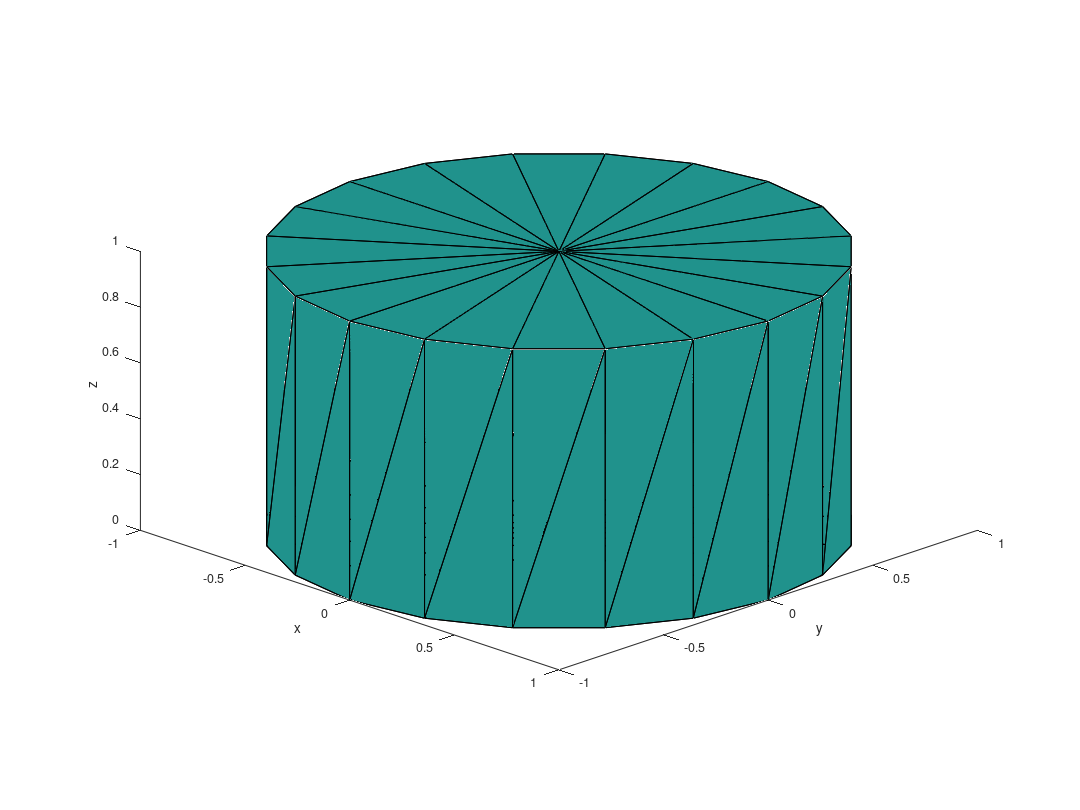

The MATLAB script that drew this image:
% Skript fuer die Visualisierung eines diskretisierten Zylinders.
%
%   Eingabe
%   nd          Anzahl Dreiecksflaechen je Deckel
%   h           Hoehe des Zylinders
%   r           Radius des Zylinders
%
%   Rueckgabe
%   figure(1)   Plot Zylinder (wird abgespeichert in cyl.pdf)

% Parameter setzen
nd=20;
h=1;
r=1;

% Berechnung von delta phi
dphi=2*pi/nd;

% Bestimmung der Arrays fuer die X, Y, Z Koordinate, 
% jeweils 3 Zeilen (Punkt 1, 2, 3 des Dreiecks) 
% und nd Spalten (Anzahl der Dreiecke)
% und das fuer die vier Dreiecke Deckel, Boden, Mantel 1, Mantel 2
XDeckel = zeros(3, nd);
YDeckel = zeros(3, nd);
ZDeckel = zeros(3, nd);
XBoden = zeros(3, nd);
YBoden = zeros(3, nd);
ZBoden = zeros(3, nd);
XMantel1 = zeros(3, nd);
YMantel1 = zeros(3, nd);
ZMantel1 = zeros(3, nd);
XMantel2 = zeros(3, nd);
YMantel2 = zeros(3, nd);
ZMantel2 = zeros(3, nd);

for i=1:nd
    % Eintrag i in XDeckel, YDeckel, ZDeckel
    XDeckel(1:3,i)=[0; r*cos(i*dphi); r*cos(i*dphi+dphi);];
    YDeckel(1:3,i)=[0; r*sin(i*dphi); r*sin(i*dphi+dphi);];
    ZDeckel(1:3,i)=[h; h; h;];
    % Eintrag i in XBoden, YBoden, ZBoden
    XBoden(1:3,i)=[0; r*cos(i*dphi); r*cos(i*dphi+dphi);];
    YBoden(1:3,i)=[0; r*sin(i*dphi); r*sin(i*dphi+dphi);];
    ZBoden(1:3,i)=[0; 0; 0;];
    % Eintrag i in XMantel1, YMantel1, ZMantel1 
    XMantel1(1:3,i)=[XBoden(2,i); XBoden(3,i); XBoden(3,i);];
    YMantel1(1:3,i)=[YBoden(2,i); YBoden(3,i); YBoden(3,i);];
    ZMantel1(1:3,i)=[ZBoden(2,i); ZBoden(3,i); ZDeckel(3,i);];
    % Eintrag i in XMantel2, YMantel2, ZMantel2
    XMantel2(1:3,i)=[XBoden(2,i); XBoden(2,i); XBoden(3,i);];
    YMantel2(1:3,i)=[YBoden(2,i); YBoden(2,i); YBoden(3,i);];
    ZMantel2(1:3,i)=[ZBoden(2,i); ZDeckel(2,i); ZDeckel(3,i);];
    
end

% Plotten und Speichern der Dreiecke mithilfe von Patch
figure(1)

patch(XBoden,YBoden,ZBoden,zeros(3,nd));
patch(XDeckel,YDeckel,ZDeckel,zeros(3,nd));
patch(XMantel1,YMantel1,ZMantel1,zeros(3,nd));
patch(XMantel2,YMantel2,ZMantel2,zeros(3,nd));

view([1,-1,0.5])    
xlabel('x')
ylabel('y')
zlabel('z')
set(1,'papersize',[12,9])
set(1,'paperposition',[0,0,12,9])
set(gca,'DataAspectRatio',[1 1 1])
print -dpdf cyl.pdf